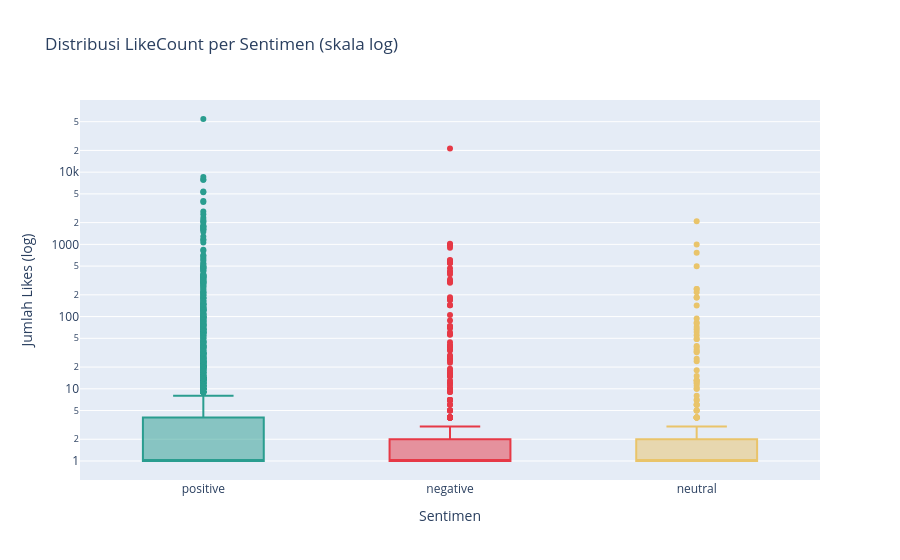

The cell this chart's notebook holds for it:
### Markdown cell above
> **Wawasan — Pemetaan Opini:**
> Awan kata memetakan pusaran topik perdebatan audiens. 
> - **Sentimen Positif:** Didominasi oleh kata apresiasi dan kebanggaan seperti "keren", "acara", "anak", "indonesia", "semangat", dan "seru". Publik sangat mendukung kualitas program ini.
> - **Sentimen Negatif:** Sangat menarik bahwa kata yang dominan adalah kata ganti ("orang", "aku", "mereka") serta kata "pinter" dan "merinding". Ini mencerminkan karakteristik komentar YouTube, di mana sentimen negatif lebih banyak dipicu oleh perdebatan antar-warganet (*netizen wars*) membela peserta tertentu, atau ekspresi *insecurity* penonton saat membandingkan diri ("mereka pinter, aku...").

### Code cell
# ── Visualisasi 3: LikeCount vs Sentimen ─────────────────
# Gunakan log scale karena distribusi likeCount sangat skewed
fig3 = px.box(
    df[df["likeCount"] > 0],          # filter 0 agar log scale valid
    x      = "sentiment_final",
    y      = "likeCount",
    color  = "sentiment_final",
    color_discrete_map = COLORS,
    log_y  = True,
    title  = "Distribusi LikeCount per Sentimen (skala log)",
    labels = {"likeCount": "Jumlah Likes (log)", "sentiment_final": "Sentimen"},
    points = "outliers",
)
fig3.update_layout(showlegend=False)
fig3.show()

# ── Ringkasan statistik ───────────────────────────────────
print(df.groupby("sentiment_final")["likeCount"].describe().round(2))

### Figure 1 — Plotly figure (JSON) as saved in the notebook; plotly's stock layout.template omitted (floating-point values rounded to 4 significant figures; data arrays with more than 128 entries replaced by an {"elided": "..."} marker saying what was removed)
{"data": [{"alignmentgroup": "True", "boxpoints": "outliers", "hovertemplate": "Sentimen=%{x}<br>Jumlah Likes (log)=%{y}<extra></extra>", "legendgroup": "positive", "marker": {"color": "#2a9d8f"}, "name": "positive", "notched": false, "offsetgroup": "positive", "orientation": "v", "showlegend": true, "type": "box", "x": {"elided": "1597 str values"}, "x0": " ", "xaxis": "x", "y": {"elided": "1597 int values"}, "y0": " ", "yaxis": "y"}, {"alignmentgroup": "True", "boxpoints": "outliers", "hovertemplate": "Sentimen=%{x}<br>Jumlah Likes (log)=%{y}<extra></extra>", "legendgroup": "negative", "marker": {"color": "#e63946"}, "name": "negative", "notched": false, "offsetgroup": "negative", "orientation": "v", "showlegend": true, "type": "box", "x": {"elided": "650 str values"}, "x0": " ", "xaxis": "x", "y": {"elided": "650 int values"}, "y0": " ", "yaxis": "y"}, {"alignmentgroup": "True", "boxpoints": "outliers", "hovertemplate": "Sentimen=%{x}<br>Jumlah Likes (log)=%{y}<extra></extra>", "legendgroup": "neutral", "marker": {"color": "#e9c46a"}, "name": "neutral", "notched": false, "offsetgroup": "neutral", "orientation": "v", "showlegend": true, "type": "box", "x": {"elided": "486 str values"}, "x0": " ", "xaxis": "x", "y": {"elided": "486 int values"}, "y0": " ", "yaxis": "y"}], "layout": {"boxmode": "overlay", "legend": {"title": {"text": "Sentimen"}, "tracegroupgap": 0}, "showlegend": false, "title": {"text": "Distribusi LikeCount per Sentimen (skala log)"}, "xaxis": {"anchor": "y", "categoryarray": ["positive", "negative", "neutral"], "categoryorder": "array", "domain": [0, 1], "title": {"text": "Sentimen"}}, "yaxis": {"anchor": "x", "domain": [0, 1], "title": {"text": "Jumlah Likes (log)"}, "type": "log"}}}
